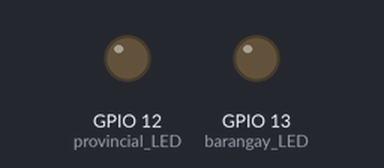
A sketch run on a simulated ESP32. Parts: output pins drawn as LEDs (lit = HIGH). WiFi joins after 1.5 s; servers stay silent unless stated; uploads are accepted with an empty reply; what the sketch prints to the serial monitor is not drawn.

Above: at 0.1 s.
At 2.2 s:
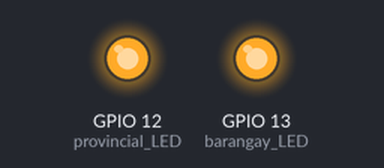
Timing chart, 0 to 3.7 s (numbered marks = the images above):
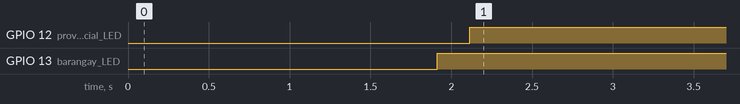

The sketch:

Finals.ino
```cpp
//Include libraries
#include <HTTPClient.h>
#include <WiFi.h>

//Add WIFI data
const char* ssid = "Hairstyle Salon";
const char* password =  "blackpink101";

//Variables used in the code
String barangay_id = "1";
String provincial_id = "2";                  //Just in case you control more than 1 LED
bool toggle_pressed = false;          //Each time we press the push button
String data_to_send = "";             //Text data to send to the server
unsigned int Actual_Millis, Previous_Millis;
int refresh_time = 200;               //Refresh rate of connection to website (recommended more than 1s)


int barangay_LED = 13;
int provincial_LED= 12;
int response_code = 0;
//Button press interruption
void IRAM_ATTR isr() {
  toggle_pressed = true;
}

void setup() {
  delay(10);
  Serial.begin(115200);
  pinMode(barangay_LED, OUTPUT);
  pinMode(provincial_LED, OUTPUT);

  WiFi.begin(ssid, password);
  Serial.print("Connecting...");
  while (WiFi.status() != WL_CONNECTED) {
    delay(500);
    Serial.print(".");
  }

  Serial.print("Connected, my IP: ");
  Serial.println(WiFi.localIP());
  Actual_Millis = millis();
  Previous_Millis = Actual_Millis;
}


void loop() {
  Actual_Millis = millis();
  if (Actual_Millis - Previous_Millis > refresh_time) {
    Previous_Millis = Actual_Millis;
    if (WiFi.status() == WL_CONNECTED) {
      HTTPClient http;
      http.begin("https://yortech.infinityfreeapp.com/update.php");
      http.addHeader("Content-Type", "application/x-www-form-urlencoded");

      data_to_send = "check_status=" + barangay_id;
      response_code = http.POST(data_to_send);
      if (response_code == 200) {
        String response_body = http.getString();
        Serial.print("Server reply: ");
        Serial.println(response_body);

        // Use .equals() for string comparison
        if (response_body.equals("LED_is_off")) {
          digitalWrite(barangay_LED, LOW);
        } else {
          digitalWrite(barangay_LED, HIGH);
        }
      }

      data_to_send = "check_status=" + provincial_id;
      response_code = http.POST(data_to_send);
      if (response_code == 200) {
        String response_body = http.getString();
        Serial.print("Server reply: ");
        Serial.println(response_body);

        // Use .equals() for string comparison
        if (response_body.equals("LED_is_off")) {
          digitalWrite(provincial_LED, LOW);
        } else {
          digitalWrite(provincial_LED, HIGH);
        }
      }

      http.end();
    } else {
      Serial.println("WIFI connection error");
    }
  }
}
```

Measured:
- by itself, GPIO 12 (provincial_LED): LOW → HIGH at 2.1 s
- by itself, GPIO 13 (barangay_LED): LOW → HIGH at 1.9 s
